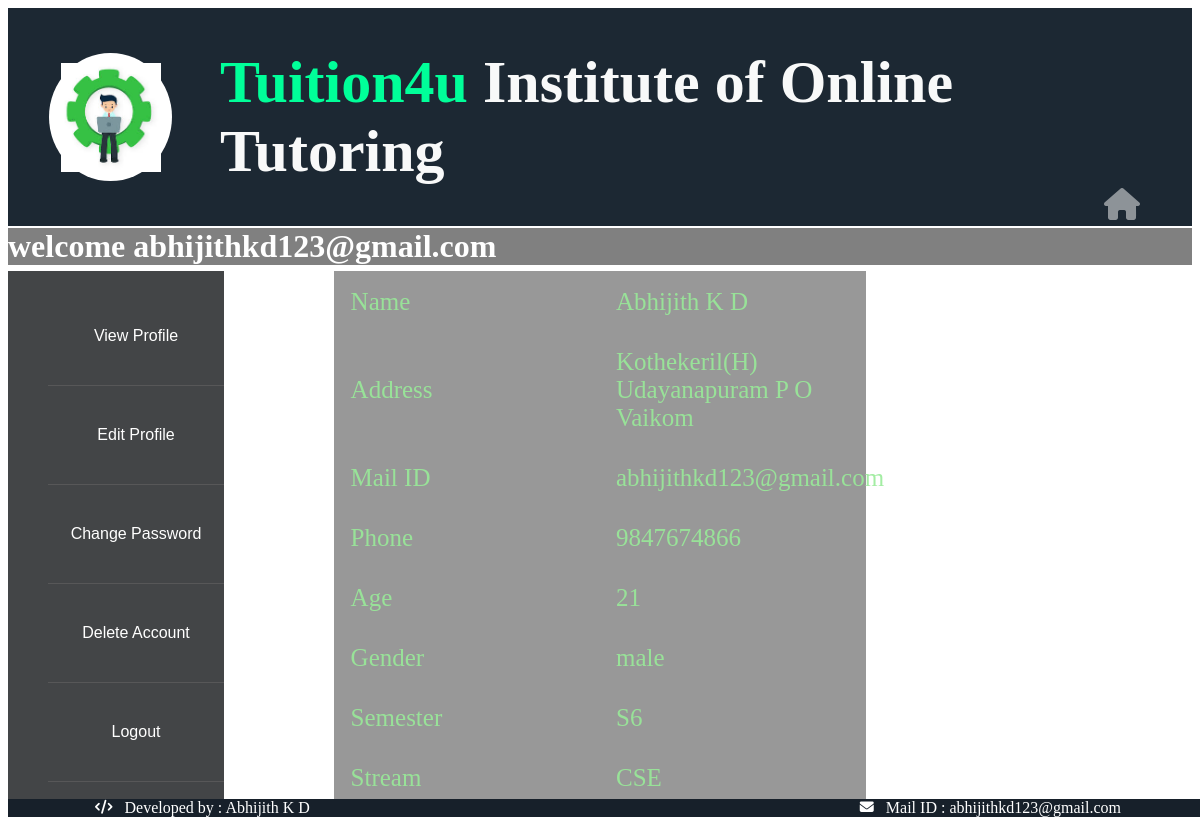
Before: /pages/user.php (signed in) with the older database file.
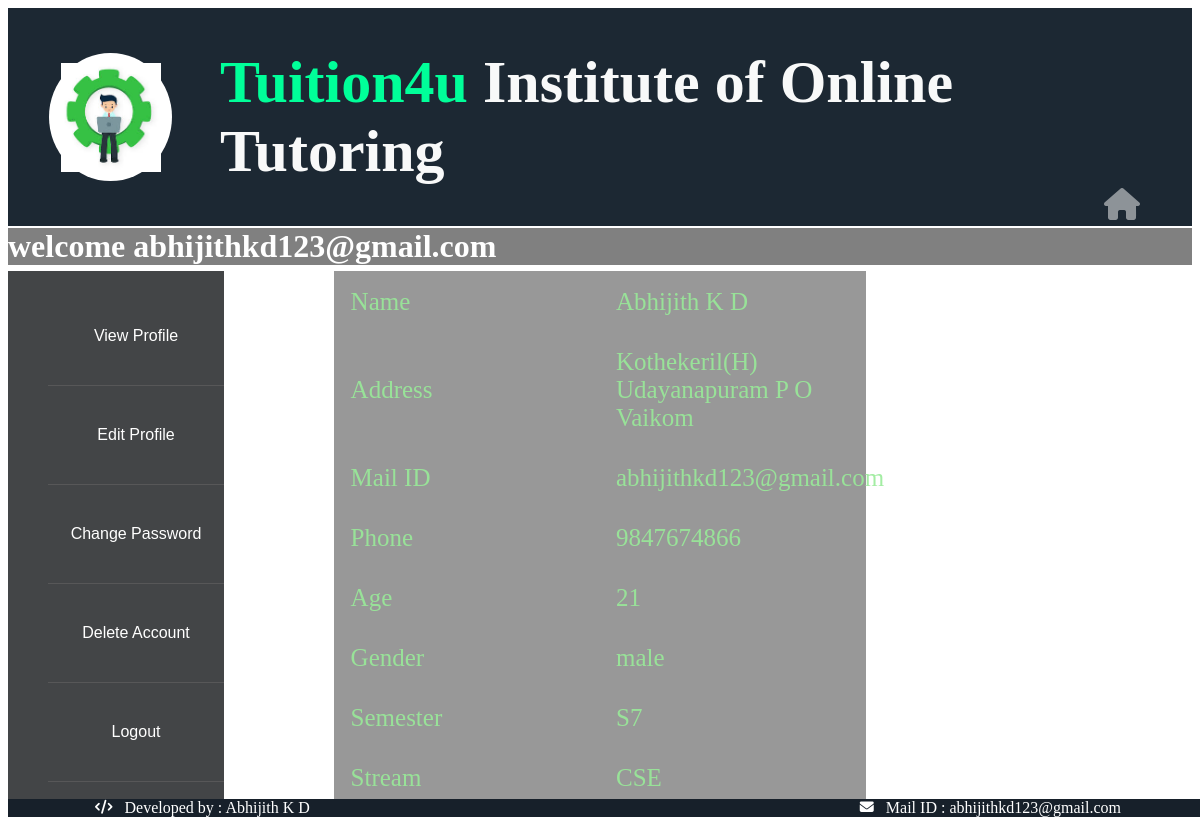
After: the same page with the newer database file.
### tables this page shows
CREATE TABLE `student` (
  `email` varchar(25) NOT NULL,
  `name` varchar(25) NOT NULL,
  `address` varchar(50) NOT NULL,
  `phone` varchar(15) NOT NULL,
  `age` varchar(5) NOT NULL,
  `gender` varchar(10) NOT NULL,
  `sem` varchar(10) NOT NULL,
  `stream` varchar(10) NOT NULL,
  `password` varchar(25) NOT NULL
);

### pages/user.php (the view, shortened to what this page needs)
<?php
    $con=mysqli_connect("localhost","root","");
    mysqli_select_db($con,"tuition");
	$email=$_SESSION["usrid"];
    $query = "SELECT * FROM student WHERE email = '$email'";
    $select = mysqli_query($con,$query);
    $result = mysqli_fetch_all($select, MYSQLI_ASSOC);
?>
<html>
<head>
</head>
    <body>
        <header>
            <div class="logo-wrapper">
                <img id="college_logo" src="../images/logo.jpg" alt="Logo">
            </div>
            <div class="title">
                <h1><span class="tuition">Tuition4u</span> Institute of Online Tutoring</h1>
            </div>
        </header>
        <div class="welcome">
                   <h1> <?php echo "welcome " . $email; ?></h1>
                   <div class="home"><a href="../index.php"><i class="fa fa-home fa-2x" id="homebtn"></i></a>
                    </div>
         </div>
        <nav id="nav" >
        <ul class="nav-links">
            <li><a class="nav-link" href="./user.php">View Profile</a></li>
            <li><a class="nav-link" href="./edit.php">Edit Profile</a></li>
            <li><a class="nav-link" href="./password.php">Change Password</a></li>
            <li><a class="nav-link" href="./delete.php">Delete Account</a></li>
            <li><a class="nav-link" href="../index.php">Logout</a></li>
        </ul>
        </nav>
        <main>
                    <table>
                        <tr>
                            <td>Name</td>
                            <td> <?php echo $result[0]['name']; ?> </td>
                        </tr>
                        <tr>
                            <td>Address</td>
                            <td> <?php echo $result[0]['address']; ?> </td>
                        </tr>
                        <tr>
                            <td>Mail ID</td>
                            <td> <?php echo $result[0]['email']; ?> </td>
                        </tr>
                        <tr>
                            <td>Phone</td>
                            <td> <?php echo $result[0]['phone']; ?> </td>
                        </tr>
                        <tr>
                            <td>Age</td>
                            <td> <?php echo $result[0]['age']; ?> </td>
                        </tr>
                        <tr>
                            <td>Gender</td>
                            <td> <?php echo $result[0]['gender']; ?> </td>
                        </tr>
                        <tr>
                            <td>Semester</td>
                            <td> <?php echo $result[0]['sem']; ?> </td>
                        </tr>
                        <tr>
                            <td>Stream</td>
                            <td> <?php echo $result[0]['stream']; ?> </td>
                        </tr>
                    </table>
        </main>
        <footer>
            <div id="footer">
                <div id="name"><i class="fa fa-code fa-sm"></i>&nbsp;&nbsp;  Developed by : <a target="_blank"
                        href="https://github.com/abhijithkd">Abhijith&nbsp;K D</a>
                </div>
                <div id="mail"><i class="fa fa-envelope fa-sm"></i>&nbsp;&nbsp; Mail ID : <a target="_blank"
                        href="mailto:abhijithkd123@gmail.com">abhijithkd123@gmail.com</a>
                </div>
        </footer>
    </body>
</html>

### pages/user.php (style rules this page uses)
header { background-color:#1C2833; color:#F8F9F9; font-size:17px; grid-column: 1/7; display: flex; justify-content: flex-start; align-items: center; padding: 0 3.5%; }
.logo-wrapper { width: 8rem; height: 8rem; border-radius: 50%; display: flex; align-items: center; justify-content: center; background-color: white; margin-right: 3rem; }
#college_logo { width: 5.0rem; width: 100px; }
.title { font-size: 30; }
#footer { background-color:#17202A; color:white; position: fixed; bottom: 0px; width: 100%; margin:0px; padding:0px; width:100%; text-decoration:none; font-style:bold; grid-column: 1/13; display: flex; align-items: center; justify-content: center; }
#footer a { text-decoration:none; }
#name { margin-right:350px; }
#mail { margin-left:200px; }
a:link,a:visited { color:white; }
body { background:url(../images/probg.jpg) no-repeat ; background-size:cover; }
.welcome { margin-top:-20px; background:black; opacity:0.5; color:white; }
.home { position: absolute; color: white; top:25%; right: 60; transform: translateY(-50%); }
table,th,td { width:45%; margin:auto; border"1px solid white; border-collapse:collapse; text-align:left; font-size:25px; table-layout:fixed; background:black; opacity:0.4; color: #00cc00; margin-top:-15px; }
th,td { padding:15px; opacity:0.9; }
nav { margin-top:-15px; margin-left:0px; padding:0px; font-family:sans-serif; }
nav { position:fixed; width:18%; height:70%; background-color:#151719; opacity:0.8; }
nav a { text-decoration:none; }
nav ul li { text-align:center; list-style:none; padding:40px 20px; border-bottom:1px solid rgba(100,100,100,0.3); }
.tuition { color: #00ff99; }

Changed rows visible on the page:
changed student "Abhijith K D": sem "S6" → "S7"
